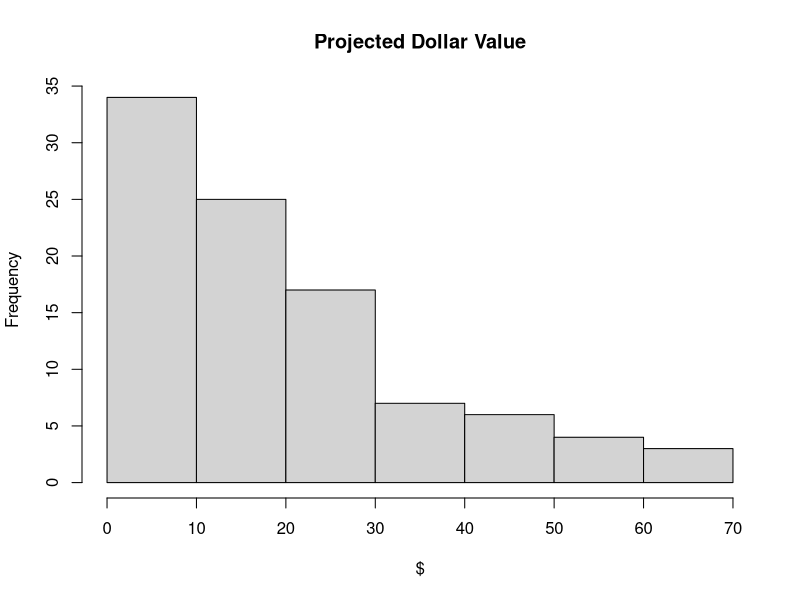
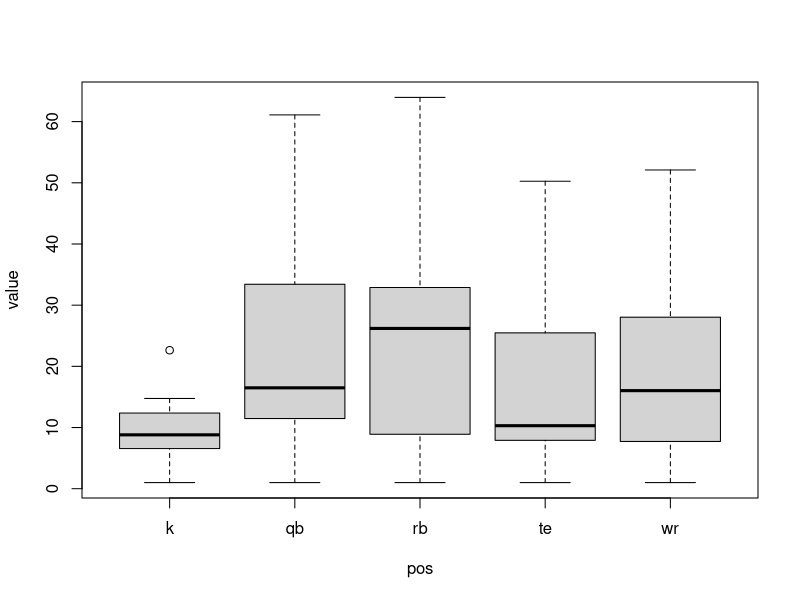

R code for these plots, in order: (Note: this script raises an error after producing the figures.)
## ---- chunk 1
# create your own data.frame
x <- data.frame(id=1:3, letter=letters[1:3], value=rnorm(3), even=(1:3)%%2==0)
x
nrow(x)
ncol(x)
names(x)
rownames(x)
str(x)
## ---- chunk 2
setwd(file.path('~','Documents','football-values'))
k <- read.table('proj_k14.csv', header=TRUE, stringsAsFactors=FALSE)
qb <- read.table('proj_qb14.csv', header=TRUE, stringsAsFactors=FALSE)
rb <- read.table('proj_rb14.csv', header=TRUE, stringsAsFactors=FALSE)
te <- read.table('proj_te14.csv', header=TRUE, stringsAsFactors=FALSE)
wr <- read.table('proj_wr14.csv', header=TRUE, stringsAsFactors=FALSE)

# generate unique list of column names
cols <- unique(c(names(k), names(qb), names(rb), names(te), names(wr)))

# create a new column in each data.frame
# values are recylcled
# concept: ?Extract
k[,'pos'] <- 'k'
qb[,'pos'] <- 'qb'
rb[,'pos'] <- 'rb'
te[,'pos'] <- 'te'
wr[,'pos'] <- 'wr'

# append 'pos' to unique column list
cols <- c(cols, 'pos')

# create common columns in each data.frame
# initialize values to zero
k[,setdiff(cols, names(k))] <- 0
qb[,setdiff(cols, names(qb))] <- 0
rb[,setdiff(cols, names(rb))] <- 0
te[,setdiff(cols, names(te))] <- 0
wr[,setdiff(cols, names(wr))] <- 0

# combine data.frames by row, using consistent column order
x <- rbind(k[,cols], qb[,cols], rb[,cols], te[,cols], wr[,cols])

# guess how to combine by column

# rename column names, by removing periods
# this fails because the period has a special meaning
sub('.', '', names(x))

# furthermore, gsub does global replacement, not single replacement
names(x) <- gsub('[.]', '', names(x))
## ---- chunk 3
# calculate new columns
# convert NFL stat to fantasy points
x[,'p_fg'] <- x[,'fg']*4
x[,'p_xpt'] <- x[,'xpt']*1
x[,'p_pass_yds'] <- x[,'pass_yds']/25
x[,'p_pass_tds'] <- x[,'pass_tds']*4
x[,'p_pass_ints'] <- x[,'pass_ints']*-2
x[,'p_rush_yds'] <- x[,'rush_yds']/10
x[,'p_rush_tds'] <- x[,'rush_tds']*6
x[,'p_fumbles'] <- x[,'fumbles']*-2
x[,'p_rec_yds'] <- x[,'rec_yds']/20
x[,'p_rec_tds'] <- x[,'rec_tds']*6

# sum selected column values for every row
# this is total fantasy points for each player
x[,'points'] <- rowSums(x[,grep("^p_", names(x))])
## ---- chunk 4
# create new data.frame ordered by points descendingly
x2 <- x[order(x[,'points'], decreasing=TRUE),]

# which rows contain quarterbacks?
which(x2[,'pos']=='qb')

# which row contains the 12th best quarterback?
which(x2[,'pos']=='qb')[12]

# which row contains the 90th best quarterback?
which(x2[,'pos']=='qb')[90]

# determine the row indeces for each position
k.ix <- which(x2[,'pos']=='k')
qb.ix <- which(x2[,'pos']=='qb')
rb.ix <- which(x2[,'pos']=='rb')
te.ix <- which(x2[,'pos']=='te')
wr.ix <- which(x2[,'pos']=='wr')
## ---- chunk 5
# calculate marginal points by subtracting "baseline" player's points
x2[k.ix, 'marg'] <- x2[k.ix,'points'] - x2[k.ix[12],'points']
x2[qb.ix, 'marg'] <- x2[qb.ix,'points'] - x2[qb.ix[12],'points']
x2[rb.ix, 'marg'] <- x2[rb.ix,'points'] - x2[rb.ix[24],'points']
x2[te.ix, 'marg'] <- x2[te.ix,'points'] - x2[te.ix[12],'points']
x2[wr.ix, 'marg'] <- x2[wr.ix,'points'] - x2[wr.ix[36],'points']

# create a new data.frame subset by non-negative marginal points
x3 <- x2[x2[,'marg'] >= 0,]

# re-order by marginal points
x3 <- x3[order(x3[,'marg'], decreasing=TRUE),]

# reset the row names
rownames(x3) <- NULL

# calculation for player value
x3[,'value'] <- x3[,'marg']*(12*200-nrow(x))/sum(x3[,'marg']) + 1

# create a data.frame with more interesting columns
x4 <- x3[,c('PlayerName','pos','points','marg','value')]
head(x4)
tail(x4)
## ---- chunk 6
hist(x4[,'value'], main='Projected Dollar Value', xlab='$')
boxplot(value ~ pos, data=x4)
## ---- chunk 7
# select rows by index
x4[1:3,]
# select rows by name
x4[c("10","20","40","80"),]
# select columns by index, and first 10 rows
x4[seq(10),c(1,5)]
# select columns by name, and 5 random rows
x4[sample(nrow(x4), 5), c('pos','value')]
# be careful when selecting a single column
# no longer data.frame, but vector
x4[seq(5),'PlayerName']
# maintain data.frame structure
x4[seq(5),'PlayerName', drop=FALSE]
# select rows that satisfy condition
# every 10th row
x4[seq(nrow(x4))%%10 == 0,]
# quarterbacks
x4[x4[,'pos'] == 'qb',]
# wide receivers or tight ends, but only first 10
x4[x4[,'pos'] %in% c('wr','te'),][1:10,]
# same thing, different way
x4[grep("wr|te", x4[,'pos'])[1:10],]
# values greater than 35
x4[x4[,'value'] > 35,]
# combining conditions with AND
# running backs with value between 10 and 15
x4[x4[,'pos'] == 'rb' & x4[,'value'] >= 10 & x4[,'value'] <= 15,]
# combining conditions with OR
# rounded value ends in '9' or value is 1
x4[round(x4[,'value']) %% 10 == 9 | x4[,'value'] == 1,]
# combining conditions with complicated combinations
# kickers with value < 6 or tight end with value < 5
x4[(x4[,'pos'] == 'k' & x4[,'value'] < 6) | (x4[,'pos'] == 'te' & x4[,'value'] < 5),]
# select columns that match pattern
x3[seq(10), grep("^p_", names(x3))]
# select empty data.frame
x4[FALSE,]
## ---- chunk 8
for(i in seq(5)) {
  print(paste("loop:", i, sep=''))
}
## ---- chunk 9
# step 1: build a data.frame with column names and scale values
# step 2: iterate over rows of data.frame
# step 3: build new column
## ---- chunk 10
# load knitr package
library(knitr)
purl('df_intro.Rmd', quiet=TRUE)
